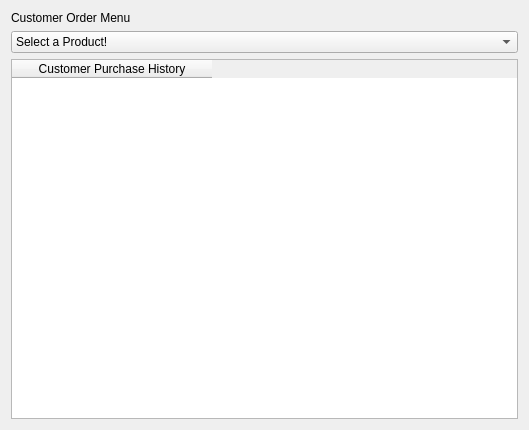
<?xml version="1.0" encoding="UTF-8"?>
<ui version="4.0">
 <class>customerPurchase</class>
 <widget class="QDialog" name="customerPurchase">
  <property name="geometry">
   <rect>
    <x>0</x>
    <y>0</y>
    <width>529</width>
    <height>430</height>
   </rect>
  </property>
  <property name="windowTitle">
   <string>Dialog</string>
  </property>
  <layout class="QVBoxLayout" name="verticalLayout">
   <item>
    <widget class="QLabel" name="label">
     <property name="text">
      <string>Customer Order Menu</string>
     </property>
    </widget>
   </item>
   <item>
    <widget class="QComboBox" name="comboBox">
     <item>
      <property name="text">
       <string>Select a Product!</string>
      </property>
     </item>
     <item>
      <property name="text">
       <string>Basic Security</string>
      </property>
     </item>
     <item>
      <property name="text">
       <string>Advanced Security</string>
      </property>
     </item>
     <item>
      <property name="text">
       <string>Training</string>
      </property>
     </item>
     <item>
      <property name="text">
       <string>Basic Maintenance</string>
      </property>
     </item>
     <item>
      <property name="text">
       <string>Yearly Training</string>
      </property>
     </item>
    </widget>
   </item>
   <item>
    <widget class="QTableWidget" name="tableWidget">
     <attribute name="horizontalHeaderDefaultSectionSize">
      <number>200</number>
     </attribute>
     <column>
      <property name="text">
       <string>Customer Purchase History</string>
      </property>
     </column>
    </widget>
   </item>
  </layout>
 </widget>
 <resources/>
 <connections/>
</ui>
